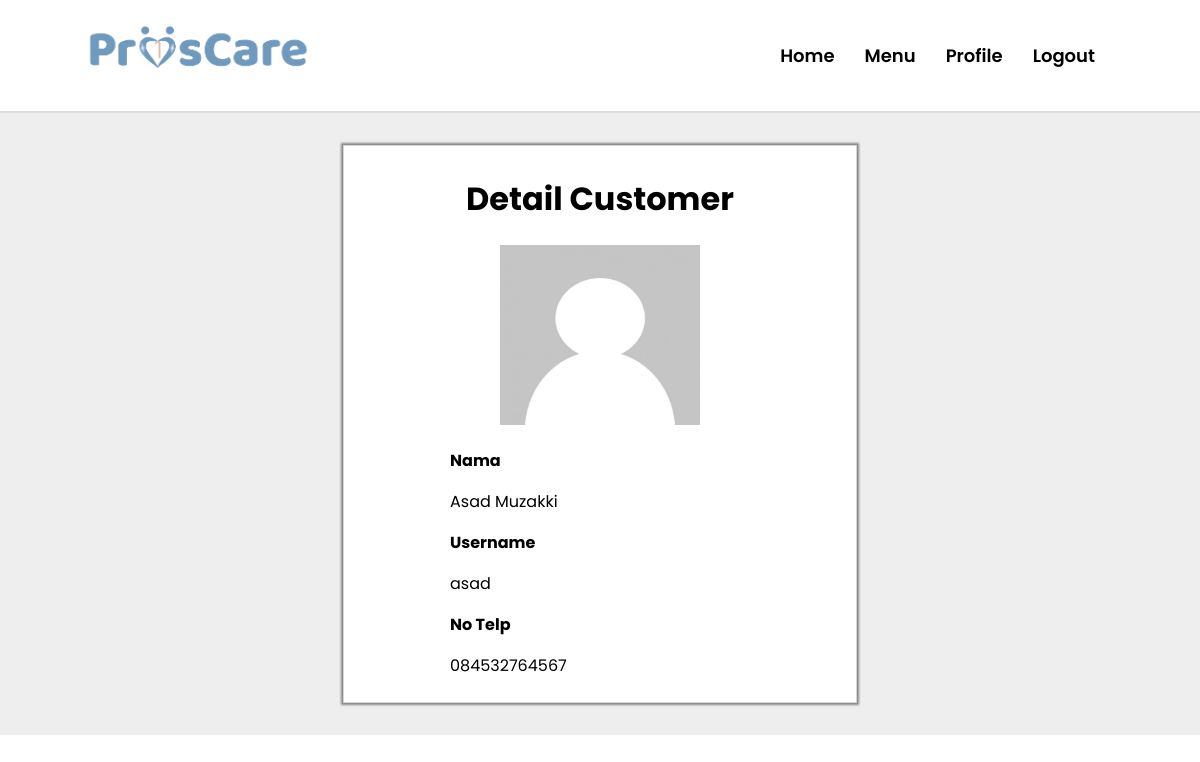
The app's page /admin/customer/detail_customer.php?id=3 (signed in) with its own data.
### tables this page shows
CREATE TABLE `customer` (
  `id` int(255) NOT NULL,
  `nama` varchar(360) DEFAULT NULL,
  `username` varchar(360) NOT NULL,
  `password` varchar(15) NOT NULL,
  `email` varchar(360) NOT NULL,
  `no_telp` varchar(20) DEFAULT NULL,
  `photo` varchar(360) DEFAULT NULL,
  `id_admin` int(255) NOT NULL
);

### loginProscare/koneksi.php (called while the page is built, shortened)
<?php
$koneksi = mysqli_connect("localhost", "root", "", "proscare");
function query($query)
{
   global $koneksi;
   $result = mysqli_query($koneksi, $query);
   $rows = [];
   while ($row = mysqli_fetch_assoc($result)) {
      $rows[] = $row;
   }
   return $rows;
}
?>

### admin/customer/detail_customer.php (the view, shortened to what this page needs)
<?php
require "../../loginProscare/koneksi.php";
$id = $_GET["id"];
$data = query("SELECT * FROM customer WHERE id = '$id'")[0];
if($data['photo'] === ""){
    $photo = "nophoto.png";
}else{
    $photo = $data['photo'];
}
?>
<!DOCTYPE html>
<html lang="en">
<head>
    <link rel="stylesheet" href="detail.css">
</head>
<body>
    <div class="navbar">
        <a href="home.html"><img src="../assets/Menu/logo.png" alt="" style="height: 60px;"></a>
        <ul class="nav">
            <li><a href="../../customer/Homepage.php"> Home </a></li>
            <li><a href="../../admin/home/menuadmin.php"> Menu </a></li>
            <li><a href="../../Profile/profileAdmin.php"> Profile </a></li>
            <li><a href="../../loginProscare/logout.php"> Logout </a></li>
        </ul>
    </div>
    <div class="content">
        <div class="card">
            <h1>Detail Customer</h1>
            <div class="container">
                <img src="../../Asset/image/<?= $photo ?>" alt="profile-photo" style="width: 200px; height: 180px;">
                <div class="details">
                    <p style="font-weight: bold;">Nama</p>
                    <p><?= $data['nama'] ?></p>
                    <p style="font-weight: bold;">Username</p>
                    <p><?= $data['username'] ?></p>
                    <p style="font-weight: bold;">No Telp</p>
                    <p><?= $data['no_telp'] ?></p>
                </div>
            </div>
        </div>
    </div>
</body>
</html>

### admin/customer/detail.css (style rules this page uses)
body { margin: 0; padding: 0; font-family: "Poppins", serif; }
.navbar { position: relative; display: flex; padding: 20px 80px; justify-content: space-between; align-items: center; border-bottom: 2px solid #dbdbdb; }
.navbar ul { display: flex; float: left; list-style: none; padding: 6px 10px; }
.navbar ul li { padding: 0px 15px; }
.navbar a { font-size: large; font-weight: 520; color: black; text-decoration: none; }
.content { padding: 32px 0px; height: max-content; display: flex; justify-content: center; background-color: #eeeeee; }
.card { display: flex; flex-direction: column; width: 40%; padding: 8px 16px; align-content: center; align-items: center; background-color: white; border: 0.5px solid rgb(214, 213, 213); box-shadow: 0px 0px 2px 2px rgba(34, 34, 34, 0.5); }
.card .details { margin-left: -50px; }

### records on screen
customer: photo (placeholder picture), nama "Asad Muzakki", username "asad", no_telp "084532764567"
